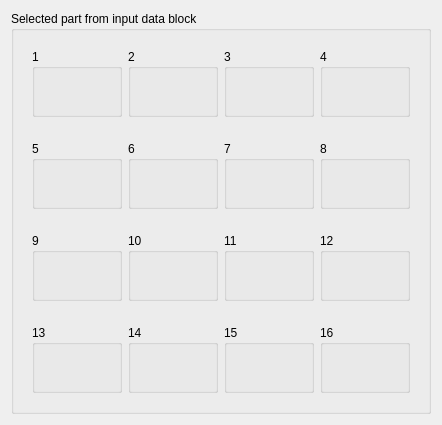
          <widget class="QFrame" name="frame_7">
           <property name="sizePolicy">
            <sizepolicy hsizetype="Expanding" vsizetype="Expanding">
             <horstretch>0</horstretch>
             <verstretch>0</verstretch>
            </sizepolicy>
           </property>
           <property name="frameShadow">
            <enum>QFrame::Shadow::Plain</enum>
           </property>
           <layout class="QGridLayout" name="gridLayout_6">
            <item row="0" column="0">
             <widget class="QGroupBox" name="groupInputBlock">
              <property name="sizePolicy">
               <sizepolicy hsizetype="Expanding" vsizetype="Expanding">
                <horstretch>0</horstretch>
                <verstretch>0</verstretch>
               </sizepolicy>
              </property>
              <property name="title">
               <string>Selected part from input data block</string>
              </property>
              <layout class="QVBoxLayout" name="verticalLayout">
               <item>
                <widget class="QFrame" name="frame_8">
                 <property name="sizePolicy">
                  <sizepolicy hsizetype="Expanding" vsizetype="Expanding">
                   <horstretch>0</horstretch>
                   <verstretch>0</verstretch>
                  </sizepolicy>
                 </property>
                 <property name="frameShadow">
                  <enum>QFrame::Shadow::Raised</enum>
                 </property>
                 <layout class="QHBoxLayout" name="horizontalLayout_14">
                  <item>
                   <widget class="QGroupBox" name="group_1">
                    <property name="sizePolicy">
                     <sizepolicy hsizetype="Expanding" vsizetype="Expanding">
                      <horstretch>0</horstretch>
                      <verstretch>0</verstretch>
                     </sizepolicy>
                    </property>
                    <property name="minimumSize">
                     <size>
                      <width>90</width>
                      <height>68</height>
                     </size>
                    </property>
                    <property name="title">
                     <string>1</string>
                    </property>
                    <layout class="QVBoxLayout" name="verticalLayoutA6">
                     <item>
                      <widget class="QLabel" name="labelWord1">
                       <property name="text">
                        <string/>
                       </property>
                      </widget>
                     </item>
                    </layout>
                   </widget>
                  </item>
                  <item>
                   <widget class="QGroupBox" name="group_2">
                    <property name="sizePolicy">
                     <sizepolicy hsizetype="Expanding" vsizetype="Expanding">
                      <horstretch>0</horstretch>
                      <verstretch>0</verstretch>
                     </sizepolicy>
                    </property>
                    <property name="minimumSize">
                     <size>
                      <width>90</width>
                      <height>68</height>
                     </size>
                    </property>
                    <property name="title">
                     <string>2</string>
                    </property>
                    <layout class="QVBoxLayout" name="verticalLayoutA7">
                     <item>
                      <widget class="QLabel" name="labelWord2">
                       <property name="text">
                        <string/>
                       </property>
                      </widget>
                     </item>
                    </layout>
                   </widget>
                  </item>
                  <item>
                   <widget class="QGroupBox" name="group_3">
                    <property name="sizePolicy">
                     <sizepolicy hsizetype="Expanding" vsizetype="Expanding">
                      <horstretch>0</horstretch>
                      <verstretch>0</verstretch>
                     </sizepolicy>
                    </property>
                    <property name="minimumSize">
                     <size>
                      <width>90</width>
                      <height>68</height>
                     </size>
                    </property>
                    <property name="title">
                     <string>3</string>
                    </property>
                    <layout class="QVBoxLayout" name="verticalLayoutA8">
                     <item>
                      <widget class="QLabel" name="labelWord3">
                       <property name="text">
                        <string/>
                       </property>
                      </widget>
                     </item>
                    </layout>
                   </widget>
                  </item>
                  <item>
                   <widget class="QGroupBox" name="group_4">
                    <property name="sizePolicy">
                     <sizepolicy hsizetype="Expanding" vsizetype="Expanding">
                      <horstretch>0</horstretch>
                      <verstretch>0</verstretch>
                     </sizepolicy>
                    </property>
                    <property name="minimumSize">
                     <size>
                      <width>90</width>
                      <height>68</height>
                     </size>
                    </property>
                    <property name="title">
                     <string>4</string>
                    </property>
                    <layout class="QVBoxLayout" name="verticalLayoutA9">
                     <item>
                      <widget class="QLabel" name="labelWord4">
                       <property name="text">
                        <string/>
                       </property>
                      </widget>
                     </item>
                    </layout>
                   </widget>
                  </item>
                 </layout>
                </widget>
               </item>
               <item>
                <widget class="QFrame" name="frame_2">
                 <property name="sizePolicy">
                  <sizepolicy hsizetype="Expanding" vsizetype="Expanding">
                   <horstretch>0</horstretch>
                   <verstretch>0</verstretch>
                  </sizepolicy>
                 </property>
                 <property name="frameShadow">
                  <enum>QFrame::Shadow::Raised</enum>
                 </property>
                 <layout class="QHBoxLayout" name="horizontalLayout">
                  <item>
                   <widget class="QGroupBox" name="group_5">
                    <property name="sizePolicy">
                     <sizepolicy hsizetype="Expanding" vsizetype="Expanding">
                      <horstretch>0</horstretch>
                      <verstretch>0</verstretch>
                     </sizepolicy>
                    </property>
                    <property name="minimumSize">
                     <size>
                      <width>90</width>
                      <height>68</height>
                     </size>
                    </property>
                    <property name="title">
                     <string>5</string>
                    </property>
                    <layout class="QVBoxLayout" name="verticalLayoutA_40">
                     <item>
                      <widget class="QLabel" name="labelWord5">
                       <property name="text">
                        <string/>
                       </property>
                      </widget>
                     </item>
                    </layout>
                   </widget>
                  </item>
                  <item>
                   <widget class="QGroupBox" name="group_6">
                    <property name="sizePolicy">
                     <sizepolicy hsizetype="Expanding" vsizetype="Expanding">
                      <horstretch>0</horstretch>
                      <verstretch>0</verstretch>
                     </sizepolicy>
                    </property>
                    <property name="minimumSize">
                     <size>
                      <width>90</width>
                      <height>68</height>
                     </size>
                    </property>
                    <property name="title">
                     <string>6</string>
                    </property>
                    <layout class="QVBoxLayout" name="verticalLayoutA_41">
                     <item>
                      <widget class="QLabel" name="labelWord6">
                       <property name="text">
                        <string/>
                       </property>
                      </widget>
                     </item>
                    </layout>
                   </widget>
                  </item>
                  <item>
                   <widget class="QGroupBox" name="group_7">
                    <property name="sizePolicy">
                     <sizepolicy hsizetype="Expanding" vsizetype="Expanding">
                      <horstretch>0</horstretch>
                      <verstretch>0</verstretch>
                     </sizepolicy>
                    </property>
                    <property name="minimumSize">
                     <size>
                      <width>90</width>
                      <height>68</height>
                     </size>
                    </property>
                    <property name="title">
                     <string>7</string>
                    </property>
                    <layout class="QVBoxLayout" name="verticalLayoutA_42">
                     <item>
                      <widget class="QLabel" name="labelWord7">
                       <property name="text">
                        <string/>
                       </property>
                      </widget>
                     </item>
                    </layout>
                   </widget>
                  </item>
                  <item>
                   <widget class="QGroupBox" name="group_8">
                    <property name="sizePolicy">
                     <sizepolicy hsizetype="Expanding" vsizetype="Expanding">
                      <horstretch>0</horstretch>
                      <verstretch>0</verstretch>
                     </sizepolicy>
                    </property>
                    <property name="minimumSize">
                     <size>
                      <width>90</width>
                      <height>68</height>
                     </size>
                    </property>
                    <property name="title">
                     <string>8</string>
                    </property>
                    <layout class="QVBoxLayout" name="verticalLayoutA_43">
                     <item>
                      <widget class="QLabel" name="labelWord8">
                       <property name="text">
                        <string/>
                       </property>
                      </widget>
                     </item>
                    </layout>
                   </widget>
                  </item>
                 </layout>
                </widget>
               </item>
               <item>
                <widget class="QFrame" name="frame">
                 <property name="sizePolicy">
                  <sizepolicy hsizetype="Expanding" vsizetype="Expanding">
                   <horstretch>0</horstretch>
                   <verstretch>0</verstretch>
                  </sizepolicy>
                 </property>
                 <property name="frameShadow">
                  <enum>QFrame::Shadow::Raised</enum>
                 </property>
                 <layout class="QHBoxLayout" name="horizontalLayout_2">
                  <item>
                   <widget class="QGroupBox" name="group_9">
                    <property name="sizePolicy">
                     <sizepolicy hsizetype="Expanding" vsizetype="Expanding">
                      <horstretch>0</horstretch>
                      <verstretch>0</verstretch>
                     </sizepolicy>
                    </property>
                    <property name="minimumSize">
                     <size>
                      <width>90</width>
                      <height>68</height>
                     </size>
                    </property>
                    <property name="title">
                     <string>9</string>
                    </property>
                    <layout class="QVBoxLayout" name="verticalLayoutA_44">
                     <item>
                      <widget class="QLabel" name="labelWord9">
                       <property name="text">
                        <string/>
                       </property>
                      </widget>
                     </item>
                    </layout>
                   </widget>
                  </item>
                  <item>
                   <widget class="QGroupBox" name="group_10">
                    <property name="sizePolicy">
                     <sizepolicy hsizetype="Expanding" vsizetype="Expanding">
                      <horstretch>0</horstretch>
                      <verstretch>0</verstretch>
                     </sizepolicy>
                    </property>
                    <property name="minimumSize">
                     <size>
                      <width>90</width>
                      <height>68</height>
                     </size>
                    </property>
                    <property name="title">
                     <string>10</string>
                    </property>
                    <layout class="QVBoxLayout" name="verticalLayoutA_45">
                     <item>
                      <widget class="QLabel" name="labelWord10">
                       <property name="text">
                        <string/>
                       </property>
                      </widget>
                     </item>
                    </layout>
                   </widget>
                  </item>
                  <item>
                   <widget class="QGroupBox" name="group_11">
                    <property name="sizePolicy">
                     <sizepolicy hsizetype="Expanding" vsizetype="Expanding">
                      <horstretch>0</horstretch>
                      <verstretch>0</verstretch>
                     </sizepolicy>
                    </property>
                    <property name="minimumSize">
                     <size>
                      <width>90</width>
                      <height>68</height>
                     </size>
                    </property>
                    <property name="title">
                     <string>11</string>
                    </property>
                    <layout class="QVBoxLayout" name="verticalLayoutA_46">
                     <item>
                      <widget class="QLabel" name="labelWord11">
                       <property name="text">
                        <string/>
                       </property>
                      </widget>
                     </item>
                    </layout>
                   </widget>
                  </item>
                  <item>
                   <widget class="QGroupBox" name="group_12">
                    <property name="sizePolicy">
                     <sizepolicy hsizetype="Expanding" vsizetype="Expanding">
                      <horstretch>0</horstretch>
                      <verstretch>0</verstretch>
                     </sizepolicy>
                    </property>
                    <property name="minimumSize">
                     <size>
                      <width>90</width>
                      <height>68</height>
                     </size>
                    </property>
                    <property name="title">
                     <string>12</string>
                    </property>
                    <layout class="QVBoxLayout" name="verticalLayoutA_47">
                     <item>
                      <widget class="QLabel" name="labelWord12">
                       <property name="text">
                        <string/>
                       </property>
                      </widget>
                     </item>
                    </layout>
                   </widget>
                  </item>
                 </layout>
                </widget>
               </item>
               <item>
                <widget class="QFrame" name="frame_9">
                 <property name="sizePolicy">
                  <sizepolicy hsizetype="Expanding" vsizetype="Expanding">
                   <horstretch>0</horstretch>
                   <verstretch>0</verstretch>
                  </sizepolicy>
                 </property>
                 <property name="frameShadow">
                  <enum>QFrame::Shadow::Raised</enum>
                 </property>
                 <layout class="QHBoxLayout" name="horizontalLayout_15">
                  <item>
                   <widget class="QGroupBox" name="group_13">
                    <property name="sizePolicy">
                     <sizepolicy hsizetype="Expanding" vsizetype="Expanding">
                      <horstretch>0</horstretch>
                      <verstretch>0</verstretch>
                     </sizepolicy>
                    </property>
                    <property name="minimumSize">
                     <size>
                      <width>90</width>
                      <height>68</height>
                     </size>
                    </property>
                    <property name="title">
                     <string>13</string>
                    </property>
                    <layout class="QVBoxLayout" name="verticalLayoutA_48">
                     <item>
                      <widget class="QLabel" name="labelWord13">
                       <property name="text">
                        <string/>
                       </property>
                      </widget>
                     </item>
                    </layout>
                   </widget>
                  </item>
                  <item>
                   <widget class="QGroupBox" name="group_14">
                    <property name="sizePolicy">
                     <sizepolicy hsizetype="Expanding" vsizetype="Expanding">
                      <horstretch>0</horstretch>
                      <verstretch>0</verstretch>
                     </sizepolicy>
                    </property>
                    <property name="minimumSize">
                     <size>
                      <width>90</width>
                      <height>68</height>
                     </size>
                    </property>
                    <property name="title">
                     <string>14</string>
                    </property>
                    <layout class="QVBoxLayout" name="verticalLayoutA_49">
                     <item>
                      <widget class="QLabel" name="labelWord14">
                       <property name="text">
                        <string/>
                       </property>
                      </widget>
                     </item>
                    </layout>
                   </widget>
                  </item>
                  <item>
                   <widget class="QGroupBox" name="group_15">
                    <property name="sizePolicy">
                     <sizepolicy hsizetype="Expanding" vsizetype="Expanding">
                      <horstretch>0</horstretch>
                      <verstretch>0</verstretch>
                     </sizepolicy>
                    </property>
                    <property name="minimumSize">
                     <size>
                      <width>90</width>
                      <height>68</height>
                     </size>
                    </property>
                    <property name="title">
                     <string>15</string>
                    </property>
                    <layout class="QVBoxLayout" name="verticalLayoutA_50">
                     <item>
                      <widget class="QLabel" name="labelWord15">
                       <property name="text">
                        <string/>
                       </property>
                      </widget>
                     </item>
                    </layout>
                   </widget>
                  </item>
                  <item>
                   <widget class="QGroupBox" name="group_16">
                    <property name="sizePolicy">
                     <sizepolicy hsizetype="Expanding" vsizetype="Expanding">
                      <horstretch>0</horstretch>
                      <verstretch>0</verstretch>
                     </sizepolicy>
                    </property>
                    <property name="minimumSize">
                     <size>
                      <width>90</width>
                      <height>68</height>
                     </size>
                    </property>
                    <property name="title">
                     <string>16</string>
                    </property>
                    <layout class="QVBoxLayout" name="verticalLayoutA_51">
                     <item>
                      <widget class="QLabel" name="labelWord16">
                       <property name="text">
                        <string/>
                       </property>
                      </widget>
                     </item>
                    </layout>
                   </widget>
                  </item>
                 </layout>
                </widget>
               </item>
              </layout>
             </widget>
            </item>
           </layout>
          </widget>
